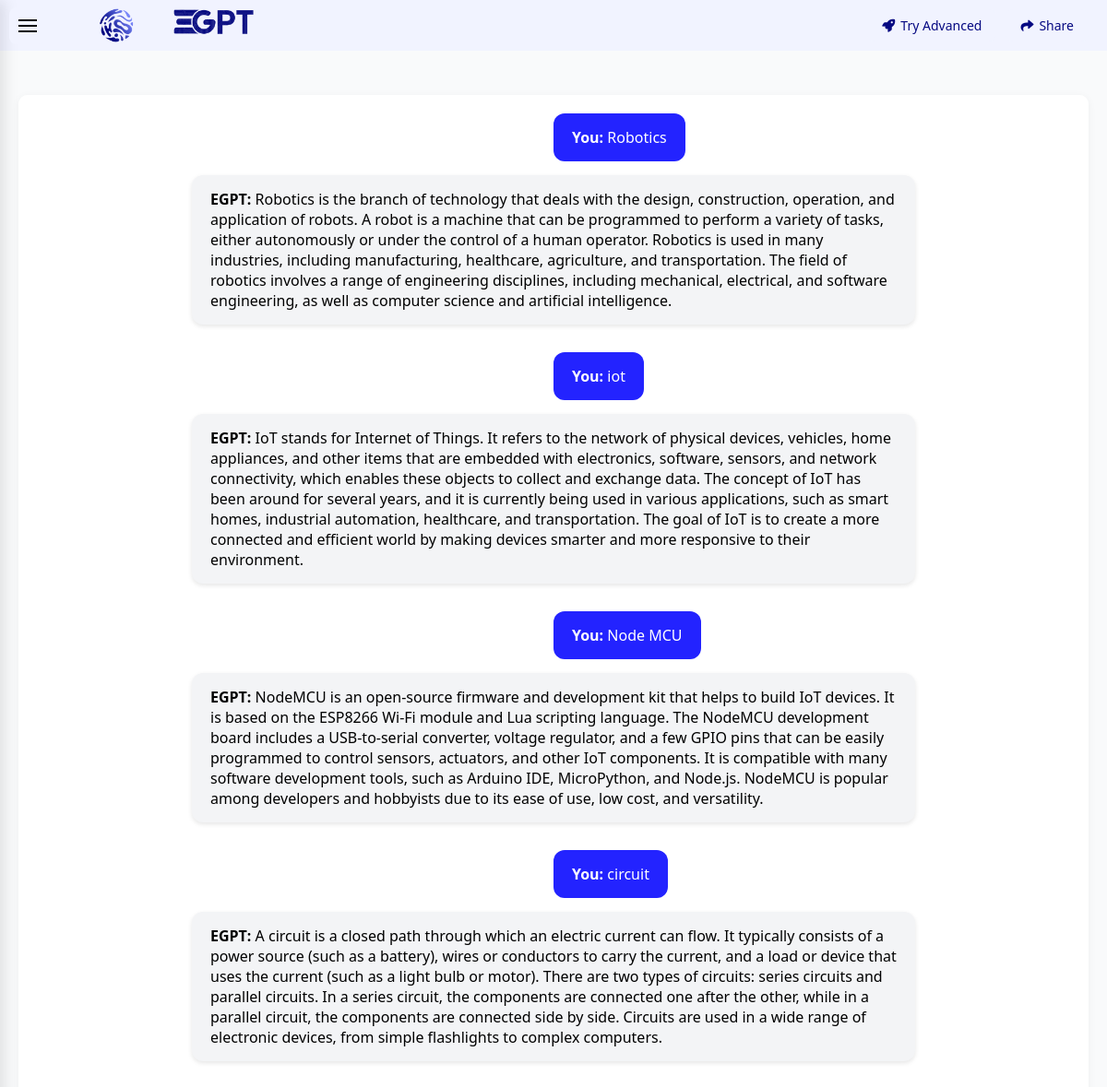
The page /chat (signed in) on the database its author committed.
### app.py (models this page shows)
class Chat(db.Model):
    __tablename__ = 'chats'
    id = db.Column(db.Integer, primary_key=True)
    user_id = db.Column(db.Integer, db.ForeignKey('users.id'), nullable=False)
    query = db.Column(db.Text, nullable=False)
    response = db.Column(db.Text, nullable=False)
    pdf_preview = db.Column(db.Boolean, default=False)
    embedded_website = db.Column(db.Text, nullable=True)
    timestamp = db.Column(db.DateTime, default=db.func.current_timestamp())

### app.py (the view)
@app.route('/chat', methods=['GET', 'POST'])
def chat():
    if 'user_id' not in session:
        return redirect(url_for('login'))
    user_id = session['user_id']
    try:
        if request.method == 'POST':
            query = request.form.get('query', '').strip()
            if not query:
                return jsonify({'error': 'Query cannot be empty'}), 400
            response_data = process_search_query(query, user_id)
            return jsonify(response_data)
        else:
            query = request.args.get('query', '')
            chat_history = db.session.query(Chat).filter(Chat.user_id == user_id).order_by(Chat.timestamp.desc()).all()
            if query:
                response_data = process_search_query(query, user_id)
                return render_template('chat.html',
                                    chat_history=chat_history,
                                    current_query=query,
                                    current_response=response_data)
            return render_template('chat.html', chat_history=chat_history)
    except Exception as e:
        print(f"Error in chat route: {str(e)}")
        if request.method == 'POST':
            return jsonify({'error': 'An error occurred processing your request'}), 500
        return render_template('chat.html', error="An error occurred. Please try again.")

### templates/chat.html (shortened to what this page needs)
<!DOCTYPE html>
<html lang="en">
<head>
    <link href="https://cdnjs.cloudflare.com/ajax/libs/font-awesome/6.0.0/css/all.min.css" rel="stylesheet">
</head>
<body>
    <div class="header">
        <div class="left-logos">
            <img src="{{ url_for('static', filename='images/HT.png') }}" alt="HT Logo" class="round-logo">
            <img src="{{ url_for('static', filename='images/xyz.png') }}" alt="XYZ Logo" class="text-logo">
        </div>
        <div class="right-buttons">
            <button class="top-right-button" onclick="tryAdvanced()">
                <i class="fas fa-rocket"></i> Try Advanced
            </button>
            <button class="top-right-button" onclick="shareCurrentPage()">
                <i class="fas fa-share"></i> Share
            </button>
        </div>
    </div>
    <div class="main-container">
        <button class="hamburger-btn" onclick="toggleSidebar()">
            <span class="hamburger-line"></span>
            <span class="hamburger-line"></span>
            <span class="hamburger-line"></span>
        </button>
        <div class="center-content">
            <h2 style="color: #3e66e7;align-items: center;white-space: pre;font-size: 28px;">&emsp;&nbsp;&nbsp;&nbsp;&nbsp;&nbsp;&nbsp;&nbsp;</h2>
            <div class="chat-container">
                <div id="chat-box">
                    {% for chat in chat_history %}
                        <div class="message">
                            <div class="user-message">
                                <strong>You:</strong> {{ chat.query }}
                            </div>
                            <div class="bot-message">
                                <strong>EGPT:</strong> {{ chat.response }}
                            </div>
                        </div>
                    {% endfor %}
                </div>
            </div>
        </div>
    </div>
</body>
</html>

### templates/chat.html (style rules this page uses)
* { margin: 0; padding: 0; box-sizing: border-box; font-family: 'Segoe UI', Tahoma, Geneva, Verdana, sans-serif; }
body { background-color: #ECF0F1; overflow-x: hidden; height: 100vh; }
.header { height: 55px; background-color: #F1F3FF; display: flex; align-items: center; justify-content: space-between; padding: 0 20px; position: fixed; top: 0; right: 0; left: 0; z-index: 998; transition: margin-left 0.3s ease; }
.header img { height: 45px; object-fit: contain; }
.main-container { display: flex; height: 100vh; position: relative; margin-top: 45px; }
.right-buttons { display: flex; gap: 10px; }
.top-right-button { background: #F1F3FF; color: #060982; padding: 8px 16px; border: none; border-radius: 8px; cursor: pointer; font-size: 14px; font-weight: 500; display: flex; align-items: center; gap: 6px; transition: background-color 0.3s ease; }
.hamburger-line { width: 20px; height: 2px; background-color: black; transition: all 0.3s ease; }
.center-content { flex: 1; margin-left: 00px; height: calc(100vh - 5px); overflow-y: auto; background: #f9fafb; padding: 20px; transition: all 0.3s ease; }
.chat-container { background: white; border-radius: 10px; height: calc(100vh - 0px); display: flex; flex-direction: column; box-shadow: 0 2px 10px rgba(0,0,0,0.05); margin-top: 0px; overflow: hidden; }
#chat-box { flex: 1; overflow-y: auto; padding: 20px; background: white; display: flex; flex-direction: column; gap: 15px; }
.message { margin: 0; }
.user-message { background: #2323FF; color: white; padding: 15px 20px; border-radius: 12px; margin-left:50%; display: inline-block; max-width: 70%; width: fit-content; word-wrap: break-word; }
.bot-message { background: #f3f4f6; padding: 15px 20px; border-radius: 12px; margin: 15px auto; max-width: 70%; width: fit-content; box-shadow: 0 2px 5px rgba(0,0,0,0.1); word-wrap: break-word; align-self: center; }
.left-logos { display: flex; align-items: center; gap: 12px; margin-left: 16px; }
.text-logo { font-size: 20px; font-weight: bold; color: #5555ee; }
.round-logo { width: 35px; height: 35px; background:none; border-radius: 50%; display: flex; align-items: center; justify-content: center; color: white; font-weight: bold; transform: scale(2.5); z-index: 1002; margin: 30px; position: relative; transform-origin: center; }
.header .top-right-button:first-child { display: flex; }
.hamburger-btn { position: fixed; width: 40px; height: 40px; background: #F1F3FF; border: none; border-radius: 8px; display: flex; flex-direction: column; justify-content: center; align-items: center; gap: 4px; cursor: pointer; z-index: 1001; left: 10px; top: 8px; transition: all 0.3s ease; }
.left-logos { margin-left: 60px; }

### rows shown on the page
Chat: query "Robotics", response "Robotics is the branch of technology that deals with the design, construction, operation, and application of robots. A robot is a machine that can be programmed to perform a variety of tasks, either autonomously or under the control of a human operator. Robotics is used in many industries, including manufacturing, healthcare, agriculture, and transportation. The field of robotics involves a range of engineering disciplines, including mechanical, electrical, and software engineering, as well as computer science and artificial intelligence."
Chat: query "iot", response "IoT stands for Internet of Things. It refers to the network of physical devices, vehicles, home appliances, and other items that are embedded with electronics, software, sensors, and network connectivity, which enables these objects to collect and exchange data. The concept of IoT has been around for several years, and it is currently being used in various applications, such as smart homes, industrial automation, healthcare, and transportation. The goal of IoT is to create a more connected and efficient world by making devices smarter and more responsive to their environment."
Chat: query "Node MCU", response "NodeMCU is an open-source firmware and development kit that helps to build IoT devices. It is based on the ESP8266 Wi-Fi module and Lua scripting language. The NodeMCU development board includes a USB-to-serial converter, voltage regulator, and a few GPIO pins that can be easily programmed to control sensors, actuators, and other IoT components. It is compatible with many software development tools, such as Arduino IDE, MicroPython, and Node.js. NodeMCU is popular among developers and hobbyists due to its ease of use, low cost, and versatility."
Chat: query "circuit", response "A circuit is a closed path through which an electric current can flow. It typically consists of a power source (such as a battery), wires or conductors to carry the current, and a load or device that uses the current (such as a light bulb or motor). There are two types of circuits: series circuits and parallel circuits. In a series circuit, the components are connected one after the other, while in a parallel circuit, the components are connected side by side. Circuits are used in a wide range of electronic devices, from simple flashlights to complex computers."
